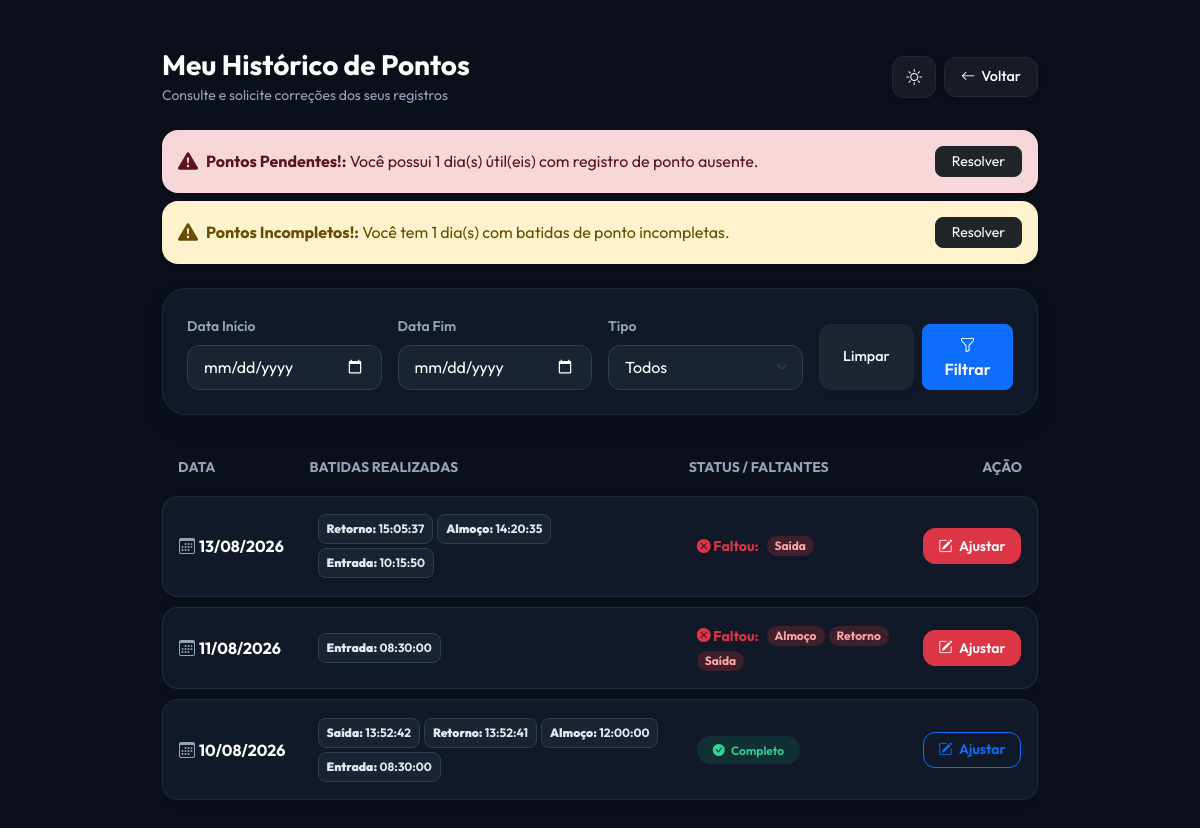
Page /meu_historico (signed in) on the committed database.
### app.py (models this page shows)
class RegistroPonto(db.Model):
    id = db.Column(db.Integer, primary_key=True)
    data = db.Column(db.String(10), nullable=False)  # DD/MM/YYYY
    tipo = db.Column(db.String(20), nullable=False)
    hora = db.Column(db.String(8), nullable=False)   # HH:MM:SS
    usuario_id = db.Column(db.Integer, db.ForeignKey("usuario.id"), nullable=False)
    foi_ajustado = db.Column(db.Boolean, default=False)

### app.py (the view)
@app.route("/meu_historico")
@login_required
def meu_historico():
    registros = (
        RegistroPonto.query.filter_by(usuario_id=current_user.id)
        .order_by(RegistroPonto.id.desc())
        .all()
    )
    pontos_por_data = {}
    for r in registros:
        data_str = r.data
        if data_str not in pontos_por_data:
            pontos_por_data[data_str] = []
        pontos_por_data[data_str].append(r)
    historico_analisado = []
    for data_str, registros_do_dia in pontos_por_data.items():
        faltantes = identificar_pontos_faltantes(registros_do_dia)
        historico_analisado.append({
            "data": data_str,
            "registros": registros_do_dia,
            "faltantes": faltantes,
            "incompleto": len(faltantes) > 0,
        })
    return render_template(
        "meu_historico.html", historico=historico_analisado
    )

### app.py (called while the page is built)
def eh_dia_util(data_obj):
    return data_obj.weekday() < 5

@login_manager.user_loader
def load_user(user_id):
    return Usuario.query.get(int(user_id))

def identificar_pontos_faltantes(registros_do_dia):
    tipos_batidos = [
        getattr(p, "tipo", getattr(p, "tipo_ponto", ""))
        for p in registros_do_dia
    ]
    faltantes = [p for p in PONTOS_OBRIGATORIOS if p not in tipos_batidos]
    return faltantes

@app.context_processor
def inject_notifications():
    try:
        if current_user and current_user.is_authenticated:
            notifs = obter_notificacoes_usuario(current_user.id)
            return dict(
                notificacoes_usuario=notifs, total_notificacoes=len(notifs)
            )
    except Exception:
        pass
    return dict(notificacoes_usuario=[], total_notificacoes=0)

### templates/meu_historico.html (shortened to what this page needs)
<!DOCTYPE html>
<html lang="pt-br" data-theme="dark">
<head>
    <link href="https://cdn.jsdelivr.net/npm/bootstrap@5.3.0/dist/css/bootstrap.min.css" rel="stylesheet">
    <link href="https://cdn.jsdelivr.net/npm/bootstrap-icons@1.10.5/font/bootstrap-icons.css" rel="stylesheet">
</head>
<body class="py-5">
    <div class="container fade-in-up" style="max-width: 900px;">
        <div class="d-flex justify-content-between align-items-center mb-4">
            <div>
                <h3 class="fw-bold m-0">Meu Histórico de Pontos</h3>
                <span class="text-muted small">Consulte e solicite correções dos seus registros</span>
            </div>
            <div class="d-flex align-items-center gap-2">
                <button class="nav-btn btn-theme" id="themeToggle" title="Mudar Tema">
                    <i class="bi bi-sun" id="themeIcon"></i>
                </button>
                <a href="{{ url_for('index') }}" class="nav-btn">
                    <i class="bi bi-arrow-left"></i> Voltar
                </a>
            </div>
        </div>
        {% if notificacoes_usuario %}
            <div class="mb-4">
                {% for notif in notificacoes_usuario %}
                    <div class="alert alert-{{ notif.tipo if notif.tipo else 'warning' }} border-0 shadow-sm rounded-4 d-flex justify-content-between align-items-center mb-2">
                        <div class="d-flex align-items-center gap-2">
                            <i class="bi bi-exclamation-triangle-fill fs-5"></i>
                            <div>
                                <strong>{{ notif.titulo }}:</strong> {{ notif.mensagem }}
                            </div>
                        </div>
                        {% if notif.link %}
                            <a href="{{ notif.link }}" class="btn btn-sm btn-dark rounded-3 px-3">
                                Resolver
                            </a>
                        {% endif %}
                    </div>
                {% endfor %}
            </div>
        {% endif %}
        <div class="custom-card p-4 mb-4">
            <form method="GET" action="{{ url_for('meu_historico') }}" class="row g-3 align-items-end">
                <div class="col-md-3">
                    <label class="form-label fw-semibold small text-muted">Data Início</label>
                    <input type="date" name="data_inicio" class="form-control" value="{{ data_inicio if data_inicio else '' }}">
                </div>
                <div class="col-md-3">
                    <label class="form-label fw-semibold small text-muted">Data Fim</label>
                    <input type="date" name="data_fim" class="form-control" value="{{ data_fim if data_fim else '' }}">
                </div>
                <div class="col-md-3">
                    <label class="form-label fw-semibold small text-muted">Tipo</label>
                    <select name="tipo_ponto" class="form-select">
                        <option value="">Todos</option>
                    </select>
                </div>
                <div class="col-md-3 d-flex gap-2">
                    <a href="{{ url_for('meu_historico') }}" class="nav-btn w-100 justify-content-center py-2">Limpar</a>
                    <button type="submit" class="btn btn-primary w-100 rounded-3 py-2 fw-semibold">
                        <i class="bi bi-funnel"></i> Filtrar
                    </button>
                </div>
            </form>
        </div>
        <div class="table-responsive">
            <table class="table table-custom align-middle">
                <thead>
                    <tr class="small text-uppercase">
                        <th class="ps-3">Data</th>
                        <th>Batidas Realizadas</th>
                        <th>Status / Faltantes</th>
                        <th class="text-end pe-3">Ação</th>
                    </tr>
                </thead>
                <tbody>
                    {% if historico %}
                        {% for item in historico %}
                        <tr>
                            <td class="fw-bold ps-3" style="white-space: nowrap;">
                                <i class="bi bi-calendar3 me-1 text-muted"></i>{{ item.data }}
                            </td>
                            <td>
                                <div class="d-flex flex-wrap gap-1">
                                    {% for p in item.registros %}
                                        <span class="badge badge-ponto rounded-3 px-2 py-2">
                                            <strong>{{ p.tipo }}:</strong> {{ p.hora }}
                                        </span>
                                    {% else %}
                                        <span class="text-muted small italic">Nenhum ponto batido</span>
                                    {% endfor %}
                                </div>
                            </td>
                            <td>
                                {% if item.incompleto %}
                                    <div class="d-flex flex-wrap align-items-center gap-1">
                                        <span class="text-danger small fw-bold me-1"><i class="bi bi-x-circle-fill"></i> Faltou:</span>
                                        {% for f in item.faltantes %}
                                            <span class="badge badge-falta px-2 py-1 rounded-pill small">
                                                {{ f }}
                                            </span>
                                        {% endfor %}
                                    </div>
                                {% else %}
                                    <span class="badge badge-normal px-3 py-2 rounded-pill fw-semibold">
                                        <i class="bi bi-check-circle-fill me-1"></i> Completo
                                    </span>
                                {% endif %}
                            </td>
                            <td class="text-end pe-3" style="white-space: nowrap;">
                                {% set dia, mes, ano = item.data.split('/') %}
                                <a href="{{ url_for('solicitar_correcao', data=ano + '-' + mes + '-' + dia) }}"
                                   class="btn btn-sm btn-adjust {% if item.incompleto %}btn-danger{% else %}btn-outline-primary{% endif %}">
                                    <i class="bi bi-pencil-square me-1"></i> Ajustar
                                </a>
                            </td>
                        </tr>
                        {% endfor %}
                    {% endif %}
                </tbody>
            </table>
        </div>
    </div>
</body>
</html>

### templates/meu_historico.html (style rules this page uses)
[data-theme="dark"] { --bg-dark: #0b0f19; --card-bg: #111827; --card-border: #1f293d; --text-main: #ffffff; --text-muted: #94a3b8; --input-bg: #1a2332; --input-border: #2d3d54; --input-text: #ffffff; --blue-accent: #2563eb; --blue-hover: #1d4ed8; --blue-glow: rgba(37, 99, 235, 0.25); --nav-btn-bg: rgba(255, 255, 255, 0.05); --nav-btn-hover: rgba(255, 255, 255, 0.12); --table-row-bg: #111827; --table-row-border: #1f293d; --badge-ponto-bg: #1a2332; --badge-ponto-text: #e2e8f0; --badge-ponto-border: #2d3d54; --badge-normal-bg: rgba(16, 185, 129, 0.15); --badge-normal-text: #34d399; --badge-falta-bg: rgba(239, 68, 68, 0.2); --badge-falta-text: #fca5a5; }
:root { --radius-main: 24px; --radius-btn: 12px; --radius-md: 16px; }
body { font-family: 'Outfit', sans-serif; background-color: var(--bg-dark); color: var(--text-main); min-height: 100vh; padding: 2rem 1rem; transition: background-color 0.3s ease, color 0.3s ease; }
.text-muted { color: var(--text-muted) !important; }
.fade-in-up { animation: fadeInUp 0.5s cubic-bezier(0.16, 1, 0.3, 1) forwards; }
.nav-btn { background: var(--nav-btn-bg); border: 1px solid var(--card-border); color: var(--text-main); padding: 0.5rem 1rem; border-radius: var(--radius-btn); font-size: 0.9rem; font-weight: 500; text-decoration: none; display: inline-flex; align-items: center; gap: 6px; transition: all 0.2s ease; cursor: pointer; box-shadow: 0 2px 8px rgba(0, 0, 0, 0.05); }
.btn-theme { padding: 0.5rem 0.8rem; font-size: 1rem; }
.custom-card { background: var(--card-bg); border: 1px solid var(--card-border); border-radius: var(--radius-main); box-shadow: 0 10px 30px rgba(0, 0, 0, 0.05); transition: background-color 0.3s ease, border-color 0.3s ease; }
.form-control, .form-select { border-radius: 12px; border: 1px solid var(--input-border); background-color: var(--input-bg); color: var(--input-text); padding: 0.6rem 1rem; transition: all 0.2s ease; }
.table-custom { border-collapse: separate; border-spacing: 0 10px; color: var(--text-main); width: 100%; }
.table-custom th { border: none; color: var(--text-muted); background: transparent !important; }
.table-custom tbody tr { background-color: var(--table-row-bg) !important; box-shadow: 0 4px 12px rgba(0, 0, 0, 0.05); border-radius: var(--radius-md); transition: transform 0.2s ease, box-shadow 0.2s ease; }
.table-custom td { padding: 1.1rem 1rem; vertical-align: middle; background-color: var(--table-row-bg) !important; color: var(--text-main) !important; border-top: 1px solid var(--table-row-border); border-bottom: 1px solid var(--table-row-border); }
.table-custom td:first-child { border-left: 1px solid var(--table-row-border); border-radius: var(--radius-md) 0 0 var(--radius-md); }
.table-custom td:last-child { border-right: 1px solid var(--table-row-border); border-radius: 0 var(--radius-md) var(--radius-md) 0; }
.badge-normal { background: var(--badge-normal-bg); color: var(--badge-normal-text); }
.badge-falta { background: var(--badge-falta-bg); color: var(--badge-falta-text); }
.badge-ponto { background: var(--badge-ponto-bg); color: var(--badge-ponto-text); border: 1px solid var(--badge-ponto-border); }
.btn-adjust { border-radius: 12px; font-weight: 600; padding: 0.4rem 0.9rem; transition: all 0.2s ease; }

### rows in the picture
RegistroPonto: data "13/08/2026", tipo "Retorno", hora "15:05:37", faltantes "Saída"
RegistroPonto: tipo "Almoço", hora "14:20:35"
RegistroPonto: tipo "Entrada", hora "10:15:50"
RegistroPonto: data "11/08/2026", tipo "Entrada", hora "08:30:00", faltantes "Almoço" "Retorno" "Saída"
RegistroPonto: data "10/08/2026", tipo "Saída", hora "13:52:42", shows "Completo"
RegistroPonto: tipo "Retorno", hora "13:52:41"
RegistroPonto: tipo "Almoço", hora "12:00:00"
RegistroPonto: tipo "Entrada", hora "08:30:00"

### other values in the picture
{{ notif.titulo }} "Pontos Pendentes!" "Pontos Incompletos!"
{{ notif.mensagem }} "Você possui 1 dia(s) útil(eis) com registro de ponto ausente." "Você tem 1 dia(s) com batidas de ponto incompletas."
